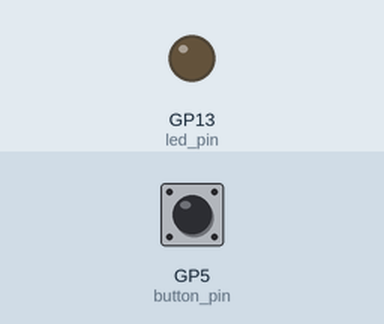
Recording of a program running on a simulated Raspberry Pi Pico running MicroPython. Parts: output pins drawn as LEDs (lit = HIGH). The test bench sets the inputs (shaded band); at power-on: GP5 (button_pin) HIGH.

Above: at 1.2 s.
1.3 s: GP5 (button_pin) pulled LOW for 0.15 s
At 1.37 s:
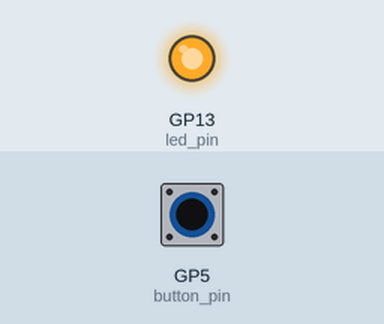
2.9 s: GP5 (button_pin) pulled LOW for 3.2 s
At 6.7 s:
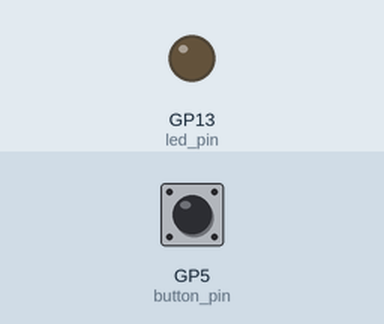
Timing chart, 0 to 8.2 s (numbered marks = the images above; inputs shaded):
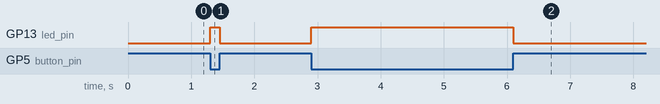

Measured:
- after the input at 1.3 s, GP13 (led_pin): LOW → HIGH at once, → LOW 0.15 s later
- after the input at 2.9 s, GP13 (led_pin): LOW → HIGH at once, → LOW 3.2 s later

The program:

06_button_02.py
```python
from machine import Pin

button_pin = Pin(5, Pin.IN)
led_pin = Pin(13, Pin.OUT)
try:
    while True:
        buttonInput = not button_pin.value()
        led_pin.value(buttonInput)
except KeyboardInterrupt:
    print("프로그램이 중단되었습니다.")
```
